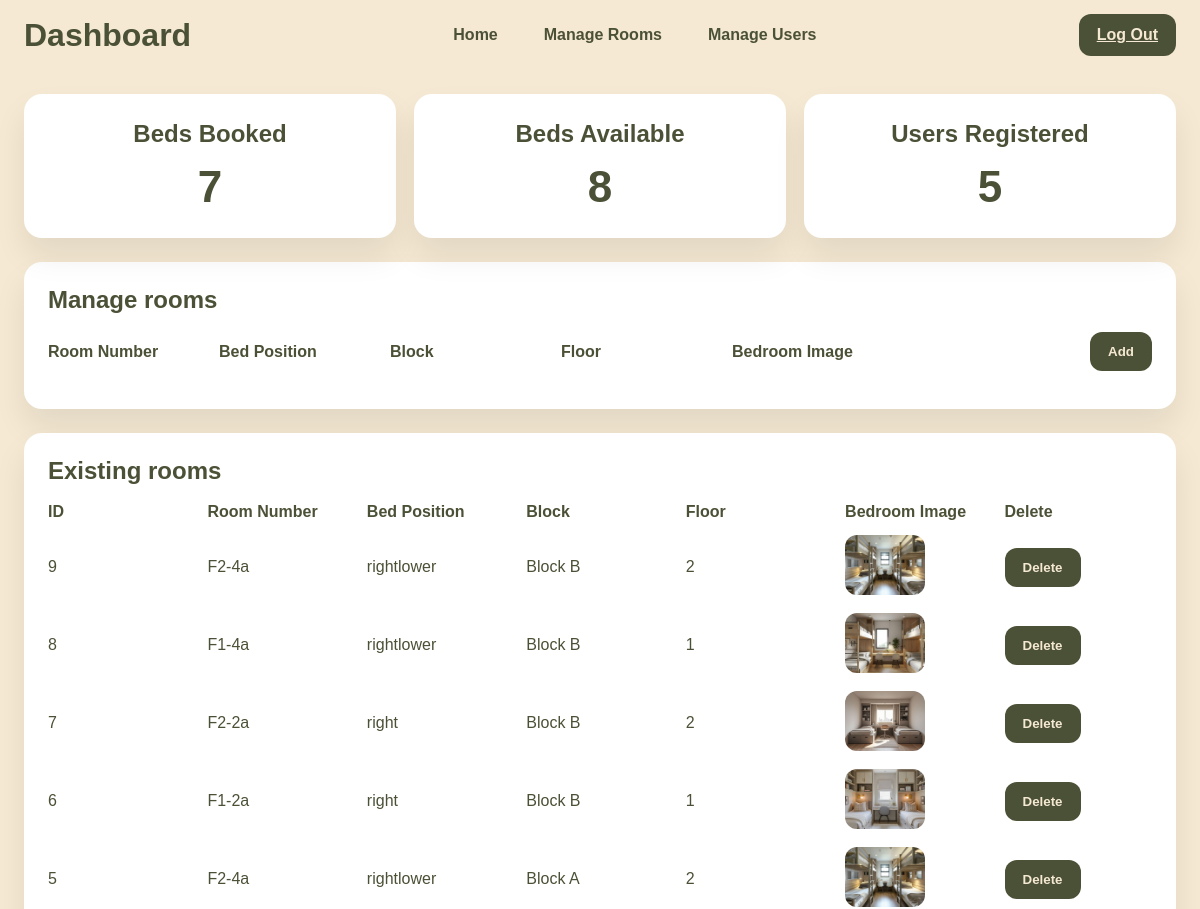
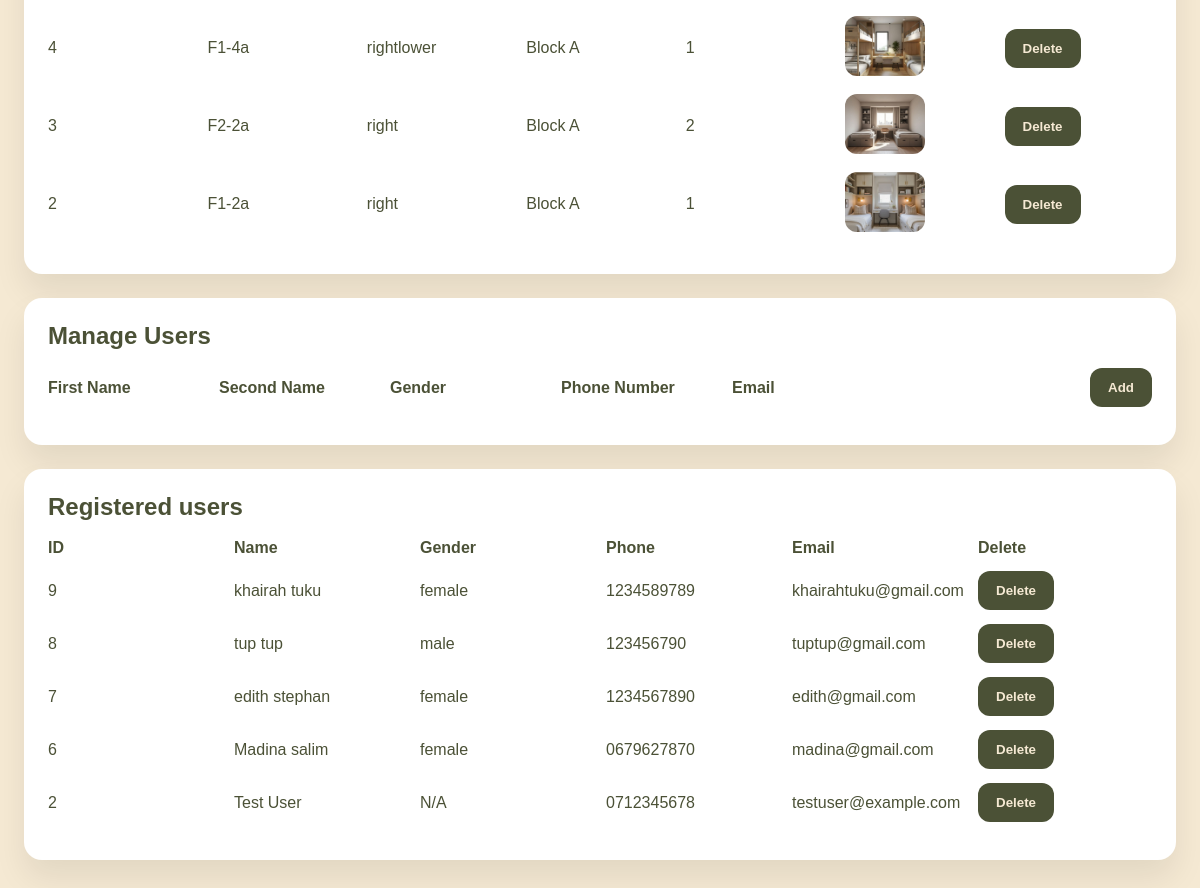
Screenshot of /admindb.php (signed in) with the database file from the repository (2 pictures, top to bottom).
### tables this page shows
CREATE TABLE `rooms` (
  `room_id` int(11) NOT NULL,
  `block_id` int(11) NOT NULL,
  `room_number` varchar(20) NOT NULL,
  `floor` int(11) NOT NULL,
  `room_type` enum('Double','Quadro') NOT NULL,
  `capacity` int(11) NOT NULL,
  `price` decimal(10,2) NOT NULL,
  `status` enum('Available','Full') NOT NULL,
  `image` varchar(255) NOT NULL
);

CREATE TABLE `blocks` (
  `block_id` int(11) NOT NULL,
  `block_name` varchar(100) NOT NULL
);

CREATE TABLE `users` (
  `user_id` int(11) NOT NULL,
  `full_name` varchar(100) NOT NULL,
  `email` varchar(100) NOT NULL,
  `phone` varchar(20) NOT NULL,
  `gender` enum('male','female') DEFAULT NULL,
  `password` varchar(255) NOT NULL,
  `role` enum('admin','student') NOT NULL,
  `created_at` timestamp NOT NULL DEFAULT current_timestamp() ON UPDATE current_timestamp()
);

### admindb.php (the view, shortened to what this page needs)
<?php
require_once 'db.php';
$roomsBooked = 0;
$roomsAvailable = 0;
$usersRegistered = 0;
$result = $conn->query("SELECT COUNT(*) AS count FROM bookings WHERE status = 'Confirmed'");
if ($result) {
  $row = $result->fetch_assoc();
  $roomsBooked = (int)$row['count'];
}
$result = $conn->query("SELECT COUNT(*) AS count FROM rooms WHERE status = 'Available'");
if ($result) {
  $row = $result->fetch_assoc();
  $roomsAvailable = (int)$row['count'];
}
$result = $conn->query("SELECT COUNT(*) AS count FROM users WHERE role = 'student'");
if ($result) {
  $row = $result->fetch_assoc();
  $usersRegistered = (int)$row['count'];
}
$rooms = [];
$room_query = $conn->prepare(
  'SELECT rooms.room_id, rooms.room_number, beds.bed_position, blocks.block_name, rooms.floor, rooms.image
     FROM rooms
     LEFT JOIN beds ON beds.room_id = rooms.room_id
     LEFT JOIN blocks ON rooms.block_id = blocks.block_id
     GROUP BY rooms.room_id
     ORDER BY rooms.room_id DESC'
);
$room_query->execute();
$room_query->bind_result($room_id, $room_number, $bed_position, $block_name, $floor, $image_url);
while ($room_query->fetch()) {
  $rooms[] = [
    'room_id' => $room_id,
    'room_number' => $room_number,
    'bed_position' => $bed_position,
    'block_name' => $block_name,
    'floor' => $floor,
    'image_url' => $image_url,
  ];
}
$users = [];
$user_query = $conn->prepare('SELECT user_id, full_name, gender, phone, email FROM users WHERE role = ? ORDER BY user_id DESC');
$user_role = 'student';
$user_query->bind_param('s', $user_role);
$user_query->execute();
$user_query->bind_result($registered_user_id, $registered_full_name, $registered_gender, $registered_phone, $registered_email);
while ($user_query->fetch()) {
  $users[] = [
    'user_id' => $registered_user_id,
    'full_name' => $registered_full_name,
    'gender' => $registered_gender,
    'phone' => $registered_phone,
    'email' => $registered_email,
  ];
}
?>
<!DOCTYPE html>
<html lang="en">
<head>
  <link rel="stylesheet" href="admindbstylesheet.css">
</head>
<body>
  <header class="navbar">
    <div class="navbar-left">
      <h1>Dashboard</h1>
    </div>
    <div class="navbar-center">
      <a href="shhomepage.php">Home</a>
      <a href="#manage-rooms">Manage Rooms</a>
      <a href="#manage-users">Manage Users</a>
    </div>
    <div class="navbar-right">
      <a class="button logout" href="logout.php">Log Out</a>
    </div>
  </header>
  <main class="main-content">
    <section class="stats-section">
      <div class="stat-card">
        <h2>Beds Booked</h2>
        <p class="stat-value"><?php echo $roomsBooked; ?></p>
      </div>
      <div class="stat-card">
        <h2>Beds Available</h2>
        <p class="stat-value"><?php echo $roomsAvailable; ?></p>
      </div>
      <div class="stat-card">
        <h2>Users Registered</h2>
        <p class="stat-value"><?php echo $usersRegistered; ?></p>
      </div>
    </section>
    <section class="management-section" id="manage-rooms">
      <div class="card">
        <h2 class="card-heading">Manage rooms</h2>
        <div class="management-row headings">
          <span>Room Number</span>
          <span>Bed Position</span>
          <span>Block</span>
          <span>Floor</span>
          <span>Bedroom Image</span>
          <div class="action-buttons">
            <button type="button" class="button" id="toggleRoomForm">Add</button>
          </div>
        </div>
      </div>
    </section>
    <section class="listing-section">
      <div class="card">
        <h2 class="card-heading">Existing rooms</h2>
        <div class="listing-row headings">
          <span>ID</span>
          <span>Room Number</span>
          <span>Bed Position</span>
          <span>Block</span>
          <span>Floor</span>
          <span>Bedroom Image</span>
          <span>Delete</span>
        </div>
        <?php foreach ($rooms as $room): ?>
          <div class="listing-row">
            <span><?php echo htmlspecialchars($room['room_id']); ?></span>
            <span><?php echo htmlspecialchars($room['room_number']); ?></span>
            <span><?php echo htmlspecialchars($room['bed_position'] ?: 'Unknown'); ?></span>
            <span><?php echo htmlspecialchars($room['block_name'] ?: 'Unknown'); ?></span>
            <span><?php echo htmlspecialchars($room['floor'] ?: 'N/A'); ?></span>
            <span>
              <?php if (!empty($room['image_url'])): ?>
                <img class="room-thumb" src="<?php echo htmlspecialchars($room['image_url']); ?>" alt="Room image">
              <?php else: ?>
                N/A
              <?php endif; ?>
            </span>
            <span>
              <form method="POST" class="inline-delete-form">
                <button type="submit" name="action" value="delete_room" class="button">Delete</button>
              </form>
            </span>
          </div>
        <?php endforeach; ?>
      </div>
    </section>
    <section class="management-section" id="manage-users">
      <div class="card">
        <h2 class="card-heading">Manage Users</h2>
        <div class="management-row headings">
          <span>First Name</span>
          <span>Second Name</span>
          <span>Gender</span>
          <span>Phone Number</span>
          <span>Email</span>
          <div class="action-buttons">
            <button type="button" class="button" id="toggleUserForm">Add</button>
          </div>
        </div>
      </div>
    </section>
    <section class="listing-section">
      <div class="card">
        <h2 class="card-heading">Registered users</h2>
        <div class="listing-row headings">
          <span>ID</span>
          <span>Name</span>
          <span>Gender</span>
          <span>Phone</span>
          <span>Email</span>
          <span>Delete</span>
        </div>
        <?php foreach ($users as $user): ?>
          <div class="listing-row">
            <span><?php echo htmlspecialchars($user['user_id']); ?></span>
            <span><?php echo htmlspecialchars($user['full_name']); ?></span>
            <span><?php echo htmlspecialchars($user['gender'] ?: 'N/A'); ?></span>
            <span><?php echo htmlspecialchars($user['phone']); ?></span>
            <span><?php echo htmlspecialchars($user['email']); ?></span>
            <span>
              <form method="POST" class="inline-delete-form">
                <button type="submit" name="action" value="delete_user" class="button">Delete</button>
              </form>
            </span>
          </div>
        <?php endforeach; ?>
      </div>
    </section>
  </main>
</body>
</html>

### admindbstylesheet.css (style rules this page uses)
* { box-sizing: border-box; margin: 0; padding: 0; font-family: Arial, Helvetica, sans-serif; }
body { background: #F5E9D3; color: #4B5136; }
.navbar { display: flex; align-items: center; justify-content: space-between; padding: 14px 24px; background: #F5E9D3; color: #4B5136; border-bottom: none; }
.navbar-left h1, .navbar-center a, .navbar-right a { color: #4B5136; margin: 0; }
.navbar-center { display: flex; align-items: center; justify-content: center; gap: 18px; flex: 1; }
.navbar-center a { text-decoration: none; color: #4B5136; font-weight: 700; padding: 10px 14px; border-radius: 10px; }
.navbar-right { display: flex; align-items: center; }
.navbar-right .button { background: #4B5136; color: #F5E9D3; }
.main-content { padding: 24px; }
.stats-section { display: flex; gap: 18px; margin-bottom: 24px; }
.management-section, .listing-section { margin-bottom: 24px; }
.stat-card { flex: 1 1 260px; min-width: 260px; background: #fff; color: #4B5136; padding: 26px; border-radius: 18px; box-shadow: 0 18px 32px rgba(0, 0, 0, 0.08); text-align: center; }
.stat-card h2 { margin-bottom: 14px; }
.stat-value { font-size: 44px; font-weight: 800; }
.card { background: #fff; color: #4B5136; padding: 24px; border-radius: 18px; box-shadow: 0 18px 32px rgba(0, 0, 0, 0.08); }
.card-heading { margin-bottom: 18px; }
.management-row, .listing-row { display: flex; align-items: center; flex-wrap: wrap; gap: 12px; margin-bottom: 14px; }
.management-row.headings span, .listing-row.headings span { font-weight: 700; }
.management-row span, .listing-row span { flex: 1 1 130px; min-width: 120px; }
.action-buttons { display: flex; align-items: center; gap: 12px; flex: 1 1 220px; justify-content: flex-end; }
.listing-row img.room-thumb { width: 80px; height: 60px; object-fit: cover; border-radius: 12px; }
.inline-delete-form { display: flex; }
.button { display: inline-flex; align-items: center; justify-content: center; padding: 12px 18px; background: #4B5136; color: #F5E9D3; border: none; border-radius: 12px; cursor: pointer; font-weight: 700; }

### rows the page displays
rooms: room_id "9", room_number "F2-4a", bed_position "rightlower", block.block_name "Block B", floor "2", image (picture)
rooms: room_id "8", room_number "F1-4a", bed_position "rightlower", block.block_name "Block B", floor "1", image (picture)
rooms: room_id "7", room_number "F2-2a", bed_position "right", block.block_name "Block B", floor "2", image (picture)
rooms: room_id "6", room_number "F1-2a", bed_position "right", block.block_name "Block B", floor "1", image (picture)
rooms: room_id "5", room_number "F2-4a", bed_position "rightlower", block.block_name "Block A", floor "2", image (picture)
rooms: room_id "4", room_number "F1-4a", bed_position "rightlower", block.block_name "Block A", floor "1", image (picture)
rooms: room_id "3", room_number "F2-2a", bed_position "right", block.block_name "Block A", floor "2", image (picture)
rooms: room_id "2", room_number "F1-2a", bed_position "right", block.block_name "Block A", floor "1", image (picture)
users: user_id "9", full_name "khairah tuku", gender "female", phone "1234589789", email "khairahtuku@gmail.com"
users: user_id "8", full_name "tup tup", gender "male", phone "123456790", email "tuptup@gmail.com"
users: user_id "7", full_name "edith stephan", gender "female", phone "1234567890", email "edith@gmail.com"
users: user_id "6", full_name "Madina salim", gender "female", phone "0679627870", email "madina@gmail.com"
users: user_id "2", full_name "Test User", gender "N/A", phone "0712345678", email "testuser@example.com"

### other values shown
$roomsBooked "7"
$roomsAvailable "8"
$usersRegistered "5"
